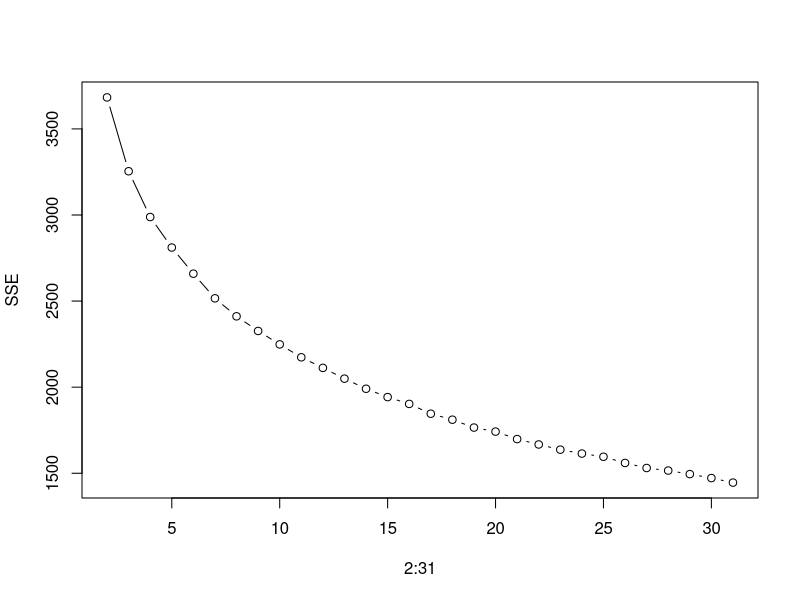
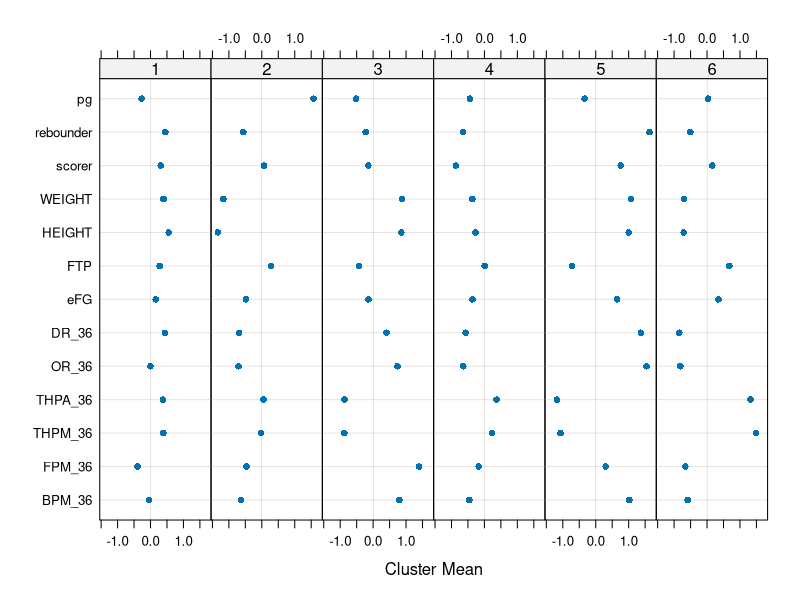
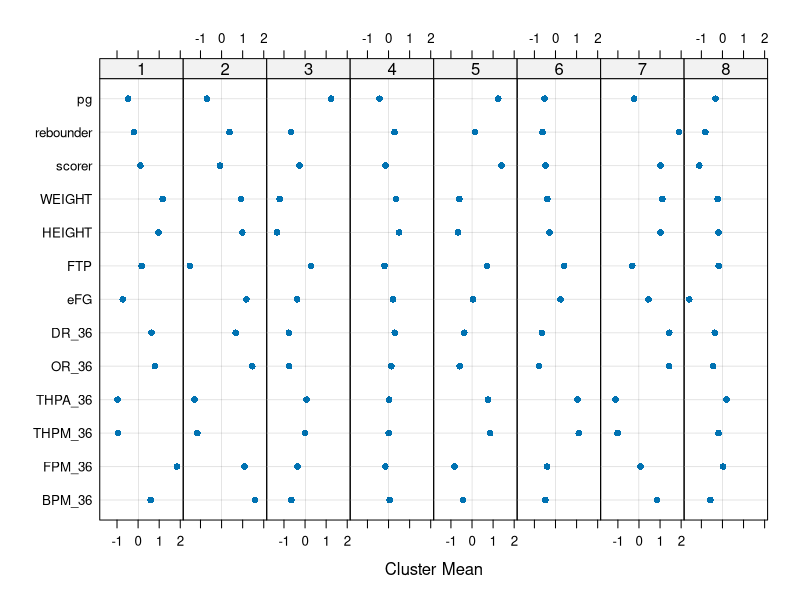
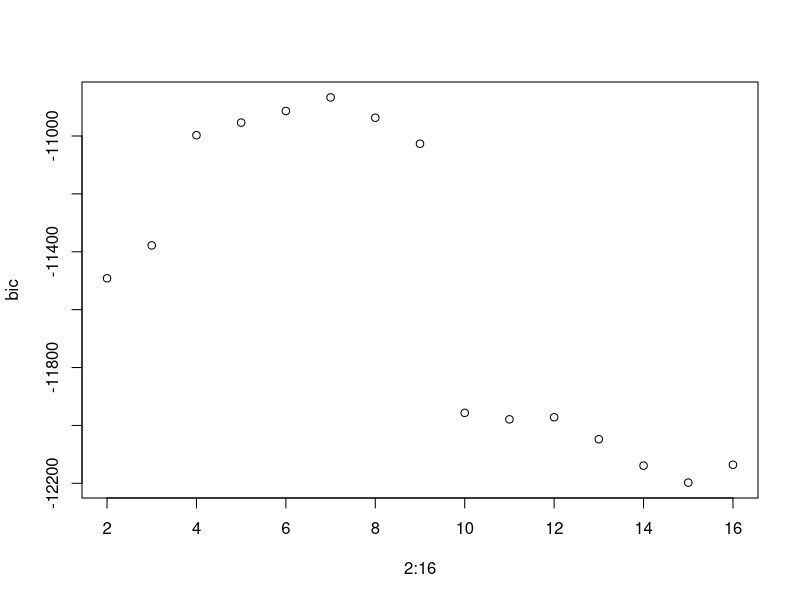

These charts were generated, in order, by the following R code: (Note: this script raises an error after producing the figures.)
library(data.table)
library(mclust)
library(psych)

box = fread("box2015.csv")
height_weight = fread("height-weight.csv")
setnames(height_weight, c("PLAYER","HEIGHT","WEIGHT"))
### Pre-process fucntion
pre_process_NBA = function(x){
        ###Remove if game played = 0
        box_test = subset(x, GAME_PLAYED != 0)
        
        ### Creating FGM, FGA, TPA, TPM, FTA, FTM, GP (Should we only use players that plpayed more than 10 games?)
        temp = box_test[, ':=' (FGM=sum(FIELD_GOALS_MADE), FGA=sum(FIELD_GOALS_ATT), TPA=sum(THREE_POINT_ATT),
                              TPM = sum(THREE_POINT_MADE), FTA=sum(FREE_THROWS_ATT), FTM=sum(FREE_THROWS_MADE)
                              ,GP=sum(GAME_PLAYED)), by=PLAYER]
        temp = box_test[, ':=' (TWPA = FIELD_GOALS_ATT - THREE_POINT_ATT, TWPM = FIELD_GOALS_MADE - THREE_POINT_MADE)]
        temp = temp[, c("PLAYER", "FGM","FGA","TPA","TPM","FTA","FTM","GP"), with = FALSE]
        
        temp = unique(temp)
        
        temp$eFG = ((((temp$FGM) + (0.5 * temp$TPM))/(temp$FGA)))
        
        temp$FTP = (temp$FTM/temp$FTA)
        
        #### Noted, need to fix rows that have Nan
        #table(is.nan(temp$FTP))  ### 14 players
        #table(is.nan(temp$eFG))  ### 1 payer
        
        
        
        #### REBOUNDING PERCENTAGE
        
        test <- box_test[, ':=' (DREB = sum(DEFENSIVE_REBOUNDS), OREB = sum(OFFENSIVE_REBOUNDS)), by = GAME_CODE]
        test$DREBPCT <- test$DEFENSIVE_REBOUNDS / test$DREB
        test$OREBPCT <- test$OFFENSIVE_REBOUNDS / test$OREB
        
        
        test_avg <- test[, lapply(.SD,mean, na.rm = TRUE), by = PLAYER, .SDcols = c('DREBPCT', 'OREBPCT')]
        
        
        ### Per 36 stats
        
        box_test = box_test[, ':=' (TWPA = FIELD_GOALS_ATT - THREE_POINT_ATT, TWPM = FIELD_GOALS_MADE - THREE_POINT_MADE)]
        
        box_test$PPM_36 = 36 * ((box_test$TOTAL_POINTS)/box_test$MINUTES_PLAYED)
        
        box_test$APM_36 = 36 * ((box_test$ASSISTS)/box_test$MINUTES_PLAYED)
        
        box_test$BPM_36 = 36 * ((box_test$BLOCKED_SHOTS)/box_test$MINUTES_PLAYED)
        
        box_test$SPM_36 = 36 * ((box_test$STEALS)/box_test$MINUTES_PLAYED)
        
        box_test$TPM_36 = 36 * ((box_test$TURNOVERS)/box_test$MINUTES_PLAYED)
        
        box_test$FPM_36 = 36 * ((box_test$PERSONAL_FOULS)/box_test$MINUTES_PLAYED)
        
        box_test$THPM_36 = 36 * ((box_test$THREE_POINT_MADE)/box_test$MINUTES_PLAYED)
        
        box_test$THPA_36 = 36 * ((box_test$THREE_POINT_ATT)/box_test$MINUTES_PLAYED)
        
        box_test$TWPM_36 = 36 * ((box_test$TWPM)/box_test$MINUTES_PLAYED)
        
        box_test$TWPA_36 = 36 * ((box_test$TWPA)/box_test$MINUTES_PLAYED)
        
        box_test$FTA_36 = 36 * ((box_test$FREE_THROWS_ATT)/box_test$MINUTES_PLAYED)
        
        box_test$OR_36 = 36 * ((box_test$OFFENSIVE_REBOUNDS)/box_test$MINUTES_PLAYED)
        
        box_test$DR_36 = 36 * ((box_test$DEFENSIVE_REBOUNDS)/box_test$MINUTES_PLAYED)
        
        
        ### Average per 36 stats per player 
        box_test_avg = box_test[, lapply(.SD, mean, na.rm = TRUE), by = PLAYER, .SDcols = c('PPM_36',
                                                                              'APM_36', 'BPM_36','SPM_36','TPM_36',
                                                                              'FPM_36','THPM_36','THPA_36',
                                                                              'TWPM_36','TWPA_36','FTA_36',
                                                                              'OR_36','DR_36')]
        ### Combining per 36 stats, eFG, FTP, and Rebounding percentages
        box_test_final = cbind(box_test_avg, temp$eFG, temp$FTP, test_avg$DREBPCT, test_avg$OREBPCT, temp$GP)
        setnames(box_test_final, "V2", "eFG")
        setnames(box_test_final, "V3", "FTP")
        setnames(box_test_final, "V4", "DREBPCT")
        setnames(box_test_final, "V5", "OREBPCT")
        setnames(box_test_final, "V6", "GP")
        setkey(box_test_final, PLAYER)
        setkey(height_weight, PLAYER)
        box_test_final = merge(box_test_final,height_weight)
        box_test_final = subset(box_test_final, GP > 10)
        box_test_final[which(box_test_final$PLAYER == 'Mike Miller'),]$FTP <- .769
        box_test_final = box_test_final[complete.cases(box_test_final),]
        box_test_final = box_test_final[, GP := NULL]
        return(box_test_final)
}
### Preparing data
nba_test_data = pre_process_NBA(box)
nba_data_PCA = pre_process_NBA(box)
nba_data_K = pre_process_NBA(box)
nba_data_Gaus = pre_process_NBA(box)

### PCA
PCA_test = data.table(scale(nba_data_PCA[,-1]))
PCA_test = PCA_test[,c("HEIGHT","WEIGHT") := NULL,]
fit1 = principal(PCA_test, rotate = "none")

fit1$values

fit2 = principal(PCA_test, nfactors = 4)
fit2$loadings

#### Can only the following factors:

#### Scorer PPM, TWPM_36, TWPA_36, FTA_36

#### REBOUNDER DREBPCT, OREBPCT

#### PG Score APM, SPM,TPM,


summary.kmeans = function(fit)
{
        p = ncol(fit$centers)
        k = nrow(fit$centers)
        n = sum(fit$size)
        sse = sum(fit$withinss)
        xbar = t(fit$centers)%*%fit$size/n
        ssb = sum(fit$size*(fit$centers - rep(1,k) %*% t(xbar))^2)
        print(data.frame(
                n=c(fit$size, n),
                Pct=(round(c(fit$size, n)/n,2)),
                round(rbind(fit$centers, t(xbar)), 2),
                RMSE = round(sqrt(c(fit$withinss/(p*fit$size-1), sse/(p*(n-k)))), 4)
        ))
        cat("SSE = ", sse, "; SSB = ", ssb, "\n")
        cat("R-Squared = ", ssb/(ssb+sse), "\n")
        cat("Pseudo F = ", (ssb/(k-1))/(sse/(n-k)), "\n\n");
        invisible(list(sse=sse, ssb=ssb, Rsqr=ssb/(ssb+sse), F=(ssb/(k-1))/(sse/(n-k))))
}

plot.kmeans = function(fit,boxplot=F)
{
        require(lattice)
        p = ncol(fit$centers)
        k = nrow(fit$centers)
        plotdat = data.frame(
                mu=as.vector(fit$centers),
                clus=factor(rep(1:k, p)),
                var=factor( 0:(p*k-1) %/% k, labels=colnames(fit$centers))
        )
        print(dotplot(var~mu|clus, data=plotdat,
                      panel=function(...){
                              panel.dotplot(...)
                              panel.abline(v=0, lwd=.1)
                      },
                      layout=c(k,1),
                      xlab="Cluster Mean"
        ))
        invisible(plotdat)
}

## Kmeans

### Creating the factors

nba_data_K$scorer = nba_data_K$PPM_36 + nba_data_K$TWPM_36 + nba_data_K$TWPA_36 + nba_data_K$FTA_36
nba_data_K$rebounder = nba_data_K$DREBPCT + nba_data_K$OREBPCT
nba_data_K$pg = nba_data_K$APM_36 + nba_data_K$TPM_36 + nba_data_K$SPM_36

### Removiing Factors

nba_data_K = nba_data_K[, c("PPM_36","TWPM_36","TWPA_36","FTA_36","DREBPCT","OREBPCT","APM_36","TPM_36","SPM_36") := NULL]

### Standardize

nba_data_K[,2:14] = data.table(scale(nba_data_K[,2:14]))

## SSE check clust

SSE = double(30)
for(i in 2:31){
        SSE[i-1] = kmeans(nba_data_K[,-1], i, iter.max = 1000, nstart = 100)$tot.withinss
}

plot(2:31,SSE, type= "b")

## 6 - 10 clusters based on SSE
cluster6 = kmeans(nba_data_K[,-1], 6, iter.max = 1000, nstart = 100)

###Checking who is group 4
nba_test_data$clust6 = cluster6$cluster
clust6 = subset(nba_test_data, clust6 == 4)


plot(cluster6)

cluster8 = kmeans(nba_data_K[,-1], 8, iter.max = 1000, nstart = 100)

plot(cluster8)



### Gaussian mixtures since data sets are small

bic = double(15)
for(i in 2:16){
        bic[i-1] = Mclust(nba_data_K[,-1], G = i)$bic
}

plot(2:16,bic)

### Either 6 to 8 with BIC
gauss1 = Mclust(test_nba, G = 6)
gauss2 = Mclust(test_nba, G = 8)

summary(gauss1)

gauss1$parameters$mean


gauss2$parameters$mean
